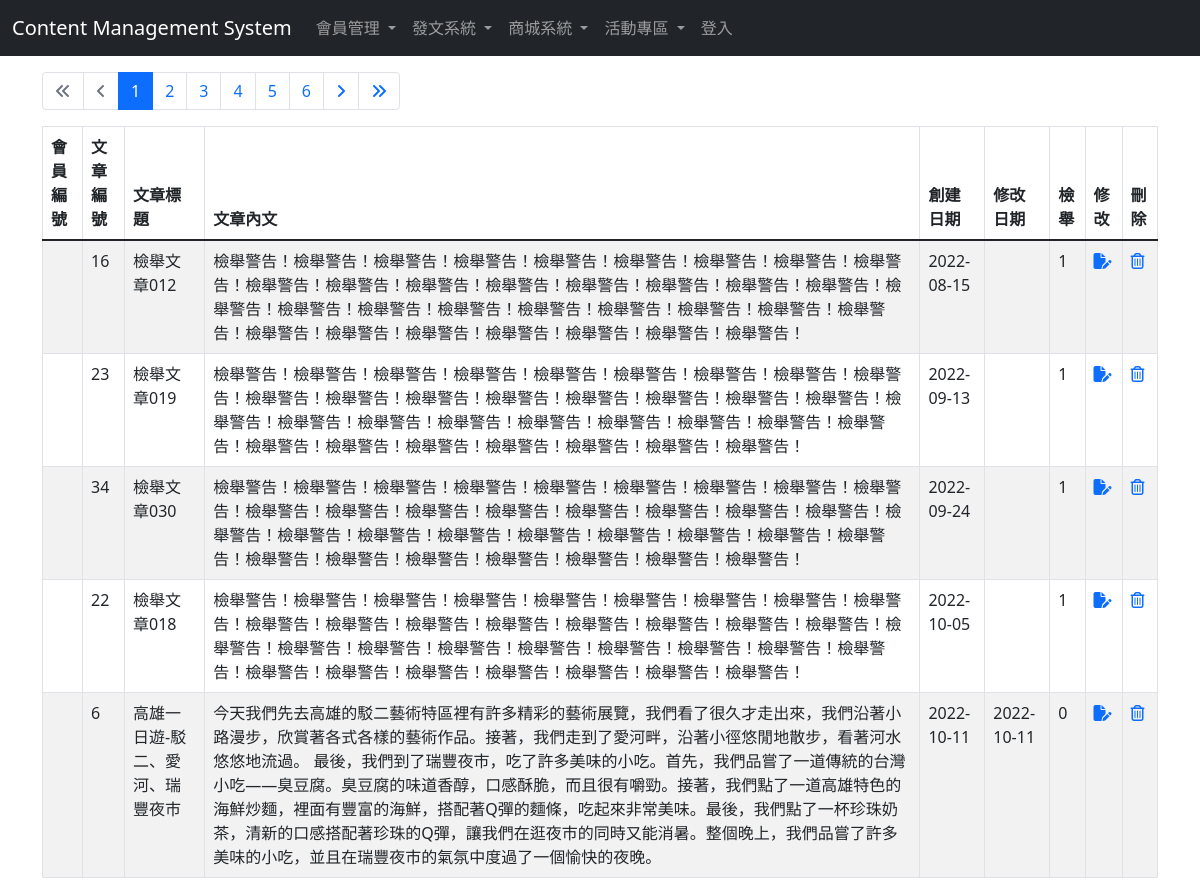
Before: /content-management-system/blog-page/blog-admin.php with the older database file.
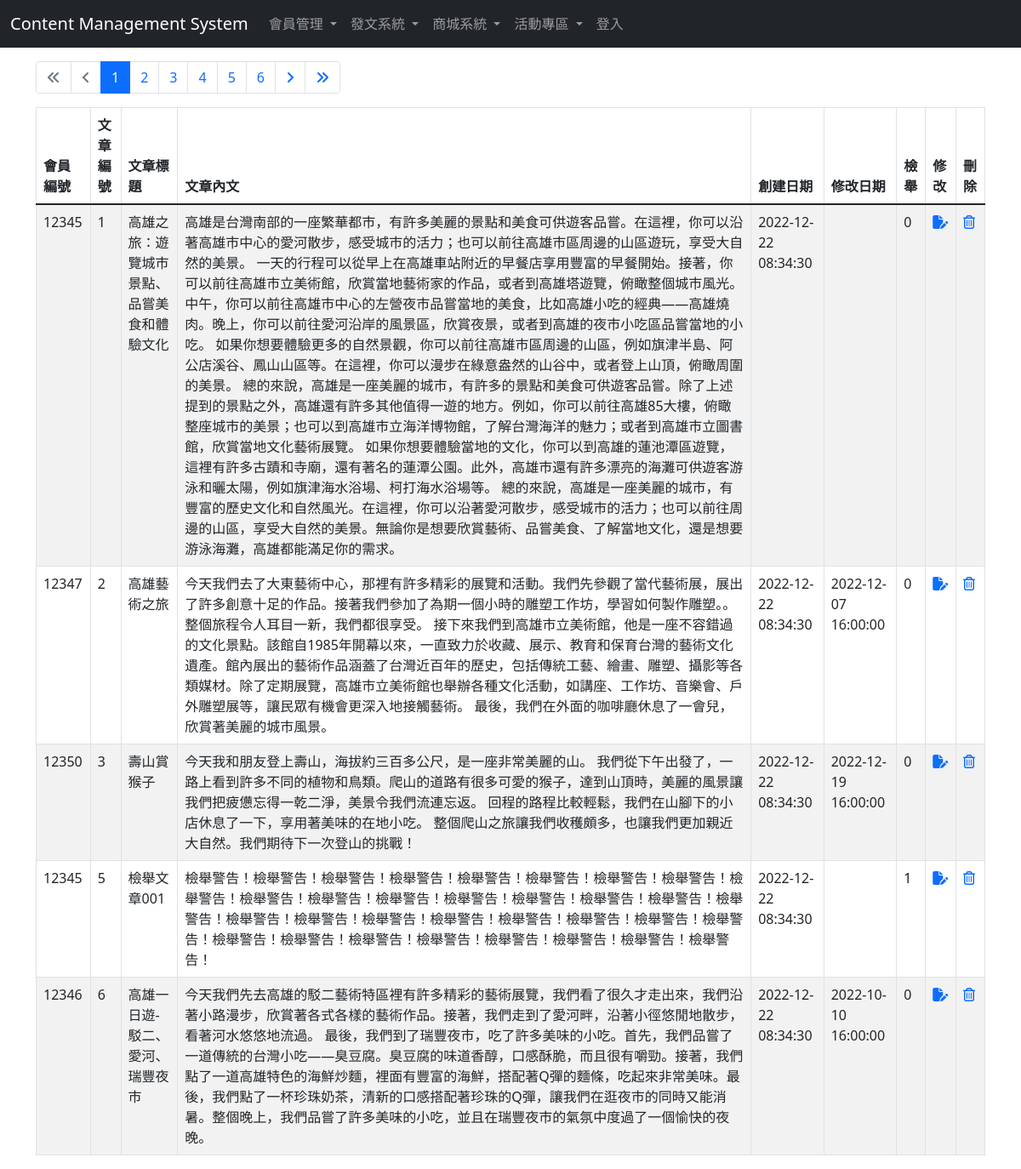
After: the same page with the newer database file.
### tables this page shows
CREATE TABLE `post` (
  `post_id` int(11) NOT NULL,
  `created_date` timestamp NOT NULL DEFAULT current_timestamp(),
  `modified_date` timestamp NULL DEFAULT current_timestamp(),
  `member_id` int(11) DEFAULT NULL,
  `post_title` varchar(50) NOT NULL,
  `post_content` varchar(2000) NOT NULL,
  `is_reported` tinyint(1) NOT NULL DEFAULT 0,
  `post_likes` int(11) NOT NULL DEFAULT 0
);

### content-management-system/blog-page/blog-admin.php (the view, shortened to what this page needs)
<?php
require '../parts/connect_db.php';
$perPage = 5;
$page = isset($_GET['page']) ? intval($_GET['page']) : 1;
$t_sql = "SELECT count(1) FROM post";
$totalRows =$pdo->query($t_sql)->fetch(PDO::FETCH_NUM)[0];
$totalPages = ceil($totalRows/$perPage);
$rows = [];
if(! empty($totalRows)){
    $sql = sprintf(
        "SELECT * FROM post ORDER BY created_date ASC LIMIT %s, %s",
        ($page-1)*$perPage,
        $perPage
    );
    $rows = $pdo->query($sql)->fetchAll();
};
?>
<?php include '../parts/html-head.php' ?>
<?php include '../parts/navbar.php' ?>
<br>
<br>
<br>
<div class="container">
    <div class="row">
        <div class="col">
            <nav aria-label="Page navigation example">
                <ul class="pagination">
                    <li class="page-item <?= $page==1 ? 'disabled' : ''?>">
                        <a class="page-link" href="?page=1">
                            <i class="fa-solid fa-angles-left"></i>
                        </a>
                    </li>
                    <li class="page-item <?= $page==1 ? 'disabled' : ''?>">
                        <a class="page-link" href="?page=<?= $page-1 ?>">
                            <i class="fa-solid fa-angle-left"></i>
                        </a>
                    </li>
                    <?php for($i=$page-5; $i<=$page+5; $i++):
                        if($i>=1 and $i<=$totalPages):
                    ?>
                    <li class="page-item <?= $i==$page ? 'active' : '' ?>">
                        <a class="page-link" href="?page=<?= $i ?>"><?= $i ?></a>
                    </li>
                    <?php endif; endfor ?>
                    <li class="page-item <?= $page==$totalPages ? 'disabled' : ''?>">
                        <a class="page-link" href="?page=<?= $page+1 ?>">
                            <i class="fa-solid fa-angle-right"></i>
                        </a>
                    </li>
                    <li class="page-item <?= $page==$totalPages ? 'disabled' : ''?>">
                        <a class="page-link" href="?page=<?= $totalPages ?>">
                            <i class="fa-solid fa-angles-right"></i>
                        </a>
                    </li>
                </ul>
            </nav>
        </div>
    </div>
    <div class="row">
        <div class="col">
            <table class="table table-striped table-bordered">
                <thead>
                    <tr>
                        <th scope="col">會員編號</th>
                        <th scope="col">文章編號</th>
                        <th scope="col">文章標題</th>
                        <th scope="col">文章內文</th>
                        <th scope="col">創建日期</th>
                        <th scope="col">修改日期</th>
                        <th scope="col">檢舉</th>
                        <th scope="col">修改</th>
                        <th scope="col">刪除</th>
                    </tr>
                </thead>
                <tbody>
                    <?php foreach ($rows as $r) : ?>
                        <tr>
                            <td><?= $r['member_id'] ?></td>
                            <td><?= $r['post_id'] ?></td>
                            <td><?= htmlentities($r['post_title']) ?></td>
                            <td><?= htmlentities($r['post_content']) ?></td>
                            <td><?= $r['created_date'] ?></td>
                            <td><?= $r['modified_date'] ?></td>
                            <td><?= $r['is_reported'] ?></td>
                            <td>
                                <a href="blog-edit.php?post_id=<?= $r['post_id'] ?>">
                                    <i class="fa-solid fa-file-pen"></i>
                                </a>
                            </td>
                            <td>
                                <a href="javascript: delete_it(<?= $r['post_id']?>)">
                                    <i class="fa-regular fa-trash-can"></i>
                                </a>
                            </td>
                        </tr>
                    <?php endforeach ?>
                </tbody>
            </table>
        </div>
    </div>
</div>
<?php include '../parts/html-foot.php' ?>

Changed rows visible on the page:
no longer on this page (row edited): post: post_id "16", post_title "檢舉文章012", post_content "檢舉警告！檢舉警告！檢舉警告！檢舉警告！檢舉警告！檢舉警告！檢舉警告！檢舉警告！檢舉警告！檢舉警告！檢舉警告！檢舉警告！檢舉警告！檢舉警告！檢舉警告！檢舉警告！檢舉警告！檢舉警告！檢舉警告！檢舉警告！檢舉警告！檢舉警告！檢舉警告！檢舉警告！檢舉警告！檢舉警告！檢舉警告！檢舉警告！檢舉警告！檢舉警告！檢舉警告！檢舉警告！檢舉警告！", created_date "2022-08-15", is_reported "1"
no longer on this page (row edited): post: post_id "23", post_title "檢舉文章019", post_content "檢舉警告！檢舉警告！檢舉警告！檢舉警告！檢舉警告！檢舉警告！檢舉警告！檢舉警告！檢舉警告！檢舉警告！檢舉警告！檢舉警告！檢舉警告！檢舉警告！檢舉警告！檢舉警告！檢舉警告！檢舉警告！檢舉警告！檢舉警告！檢舉警告！檢舉警告！檢舉警告！檢舉警告！檢舉警告！檢舉警告！檢舉警告！檢舉警告！檢舉警告！檢舉警告！檢舉警告！檢舉警告！檢舉警告！", created_date "2022-09-13", is_reported "1"
no longer on this page (row edited): post: post_id "34", post_title "檢舉文章030", post_content "檢舉警告！檢舉警告！檢舉警告！檢舉警告！檢舉警告！檢舉警告！檢舉警告！檢舉警告！檢舉警告！檢舉警告！檢舉警告！檢舉警告！檢舉警告！檢舉警告！檢舉警告！檢舉警告！檢舉警告！檢舉警告！檢舉警告！檢舉警告！檢舉警告！檢舉警告！檢舉警告！檢舉警告！檢舉警告！檢舉警告！檢舉警告！檢舉警告！檢舉警告！檢舉警告！檢舉警告！檢舉警告！檢舉警告！", created_date "2022-09-24", is_reported "1"
no longer on this page (row edited): post: post_id "22", post_title "檢舉文章018", post_content "檢舉警告！檢舉警告！檢舉警告！檢舉警告！檢舉警告！檢舉警告！檢舉警告！檢舉警告！檢舉警告！檢舉警告！檢舉警告！檢舉警告！檢舉警告！檢舉警告！檢舉警告！檢舉警告！檢舉警告！檢舉警告！檢舉警告！檢舉警告！檢舉警告！檢舉警告！檢舉警告！檢舉警告！檢舉警告！檢舉警告！檢舉警告！檢舉警告！檢舉警告！檢舉警告！檢舉警告！檢舉警告！檢舉警告！", created_date "2022-10-05", is_reported "1"
now on this page (row edited): post: member "12345", post_id "1", post_title "高雄之旅：遊覽城市景點、品嘗美食和體驗文化", post_content "高雄是台灣南部的一座繁華都市，有許多美麗的景點和美食可供遊客品嘗。在這裡，你可以沿著高雄市中心的愛河散步，感受城市的活力；也可以前往高雄市區周邊的山區遊玩，享受大自然的美景。 一天的行程可以從早上在高雄車站附近的早餐店享用豐富的早餐開始。接著，你可以前往高雄市立美術館，欣賞當地藝術家的作品，或者到高雄塔遊覽，俯瞰整個城市風光。 中午，你可以前往高雄市中心的左營夜市品嘗當地的美食，比如高雄小吃的經典——高雄燒肉。晚上，你可以前往愛河沿岸的風景區，欣賞夜景，或者到高雄的夜市小吃區品嘗當地的小吃。 如果你想要體驗更多的自然景觀，你可以前往高雄市區周邊的山區，例如旗津半島、阿公店溪谷、鳳山山區等。在這裡，你可以漫步在綠意盎然的山谷中，或者登上山頂，俯瞰周圍的美景。 總的來說，高雄是一座美麗的城市，有許多的景點和美食可供遊客品嘗。除了上述提到的景點之外，高雄還有許多其他值得一遊的地方。例如，你可以前往高雄85大樓，俯瞰整座城市的美景；也可以到高雄市立海洋博物館，了解台灣海洋的魅力；或者到高雄市立圖書館，欣賞當地文化藝術展覽。 如果你想要體驗當地的文化，你可以到高雄的蓮池潭區遊覽，這裡有許多古蹟和寺廟，還有著名的蓮潭公園。此外，高雄市還有許多漂亮的海灘可供遊客游泳和曬太陽，例如旗津海水浴場、柯打海水浴場等。 總的來說，高雄是一座美麗的城市，有豐富的歷史文化和自然風光。在這裡，你可以沿著愛河散步，感受城市的活力；也可以前往周邊的山區，享受大自然的美景。無論你是想要欣賞藝術、品嘗美食、了解當地文化，還是想要游泳海灘，高雄都能滿足你的需求。", created_date "2022-12-22 08:34:30", is_reported "0"
now on this page (row edited): post: member "12347", post_id "2", post_title "高雄藝術之旅", post_content "今天我們去了大東藝術中心，那裡有許多精彩的展覽和活動。我們先參觀了當代藝術展，展出了許多創意十足的作品。接著我們參加了為期一個小時的雕塑工作坊，學習如何製作雕塑。。整個旅程令人耳目一新，我們都很享受。 接下來我們到高雄市立美術館，他是一座不容錯過的文化景點。該館自1985年開幕以來，一直致力於收藏、展示、教育和保育台灣的藝術文化遺產。館內展出的藝術作品涵蓋了台灣近百年的歷史，包括傳統工藝、繪畫、雕塑、攝影等各類媒材。除了定期展覽，高雄市立美術館也舉辦各種文化活動，如講座、工作坊、音樂會、戶外雕塑展等，讓民眾有機會更深入地接觸藝術。 最後，我們在外面的咖啡廳休息了一會兒，欣賞著美麗的城市風景。", created_date "2022-12-22 08:34:30", modified_date "2022-12-07 16:00:00", is_reported "0"
now on this page (row edited): post: member "12350", post_id "3", post_title "壽山賞猴子", post_content "今天我和朋友登上壽山，海拔約三百多公尺，是一座非常美麗的山。 我們從下午出發了，一路上看到許多不同的植物和鳥類。爬山的道路有很多可愛的猴子，達到山頂時，美麗的風景讓我們把疲憊忘得一乾二淨，美景令我們流連忘返。 回程的路程比較輕鬆，我們在山腳下的小店休息了一下，享用著美味的在地小吃。 整個爬山之旅讓我們收穫頗多，也讓我們更加親近大自然。我們期待下一次登山的挑戰！", created_date "2022-12-22 08:34:30", modified_date "2022-12-19 16:00:00", is_reported "0"
now on this page (row edited): post: member "12345", post_id "5", post_title "檢舉文章001", post_content "檢舉警告！檢舉警告！檢舉警告！檢舉警告！檢舉警告！檢舉警告！檢舉警告！檢舉警告！檢舉警告！檢舉警告！檢舉警告！檢舉警告！檢舉警告！檢舉警告！檢舉警告！檢舉警告！檢舉警告！檢舉警告！檢舉警告！檢舉警告！檢舉警告！檢舉警告！檢舉警告！檢舉警告！檢舉警告！檢舉警告！檢舉警告！檢舉警告！檢舉警告！檢舉警告！檢舉警告！檢舉警告！檢舉警告！", created_date "2022-12-22 08:34:30", is_reported "1"
changed post "高雄一日遊-駁二、愛河、瑞豐夜市": member (not shown) → "12346"; created_date "2022-10-11" → "2022-12-22 08:34:30"; modified_date "2022-10-11" → "2022-10-10 16:00:00"
